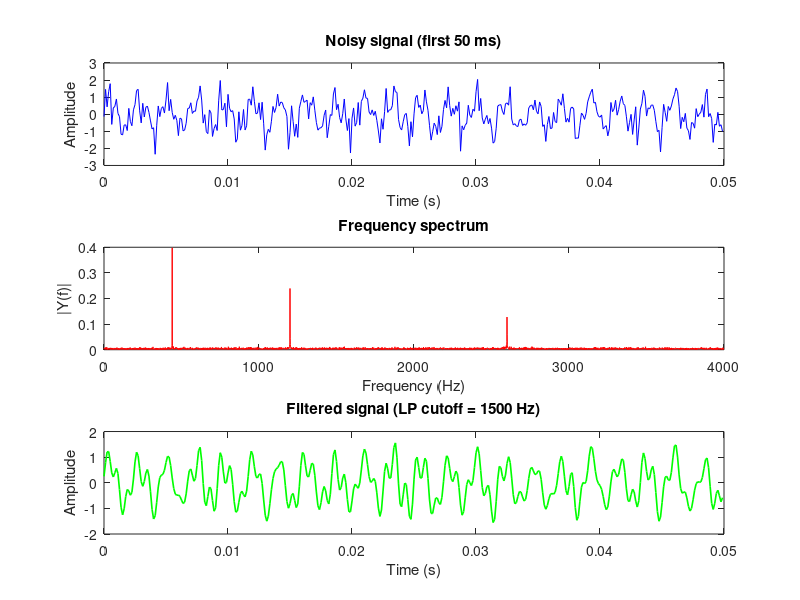

The MATLAB script that drew this image:
% signal_processing.m  --  Basic DSP examples in Octave
% Covers signal generation, FFT, filtering, and spectral plotting.

% --- Parameters --------------------------------------------------------
fs = 8000;                          % sampling rate (Hz)
T  = 1.0;                          % duration (seconds)
N  = fs * T;                       % number of samples
t  = linspace(0, T, N);            % time vector

% --- Generate a composite signal ---------------------------------------
f1 = 440;  f2 = 1200;  f3 = 2600; % frequencies
signal = 0.8*sin(2*pi*f1*t) + 0.5*sin(2*pi*f2*t) + 0.3*sin(2*pi*f3*t);
noisy  = signal + 0.4 * randn(1, N);

% --- FFT ---------------------------------------------------------------
Y = fft(noisy);
f_axis = (0:N-1) * (fs / N);       % frequency axis
magnitude = abs(Y(1:N/2)) / N;

% --- Simple low-pass FIR filter ----------------------------------------
fc = 1500;                          % cutoff frequency
order = 64;
n_tap = 0:order;
h = sinc(2*fc/fs * (n_tap - order/2)) .* hamming(order + 1)';
h = h / sum(h);                     % normalise

filtered = conv(noisy, h, 'same');

% --- Plot results ------------------------------------------------------
figure('Name', 'Signal Processing Demo');

subplot(3, 1, 1);
plot(t(1:400), noisy(1:400), 'b');
title('Noisy signal (first 50 ms)');
xlabel('Time (s)'); ylabel('Amplitude');

subplot(3, 1, 2);
plot(f_axis(1:N/2), magnitude, 'r');
title('Frequency spectrum');
xlabel('Frequency (Hz)'); ylabel('|Y(f)|');
xlim([0, fs/2]);

subplot(3, 1, 3);
plot(t(1:400), filtered(1:400), 'g', 'LineWidth', 1.2);
title(sprintf('Filtered signal (LP cutoff = %d Hz)', fc));
xlabel('Time (s)'); ylabel('Amplitude');
